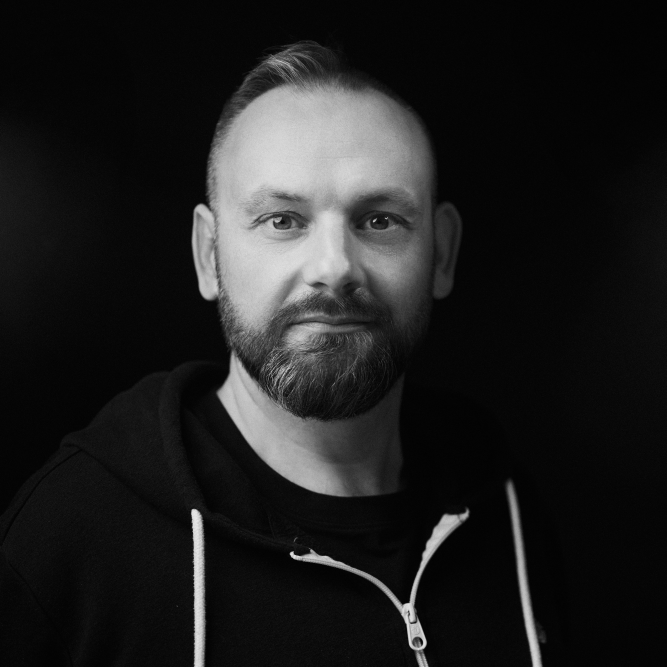
#> input picture assets-src/originals/portrait-hood-bw.jpg, 2000 x 2000 px (shown at 1/3 size)
$ python build-images.py
#> lines starting #> are read from the running program, lines starting #| are printed output that depends on the picture
#!/usr/bin/env python3
"""
Development-only helper: generates the delivery image variants in
htdocs/assets/images/ from the untouched originals in assets-src/originals/.

Requires Python 3 + Pillow. It is NOT needed to deploy or run the website;
the generated files are committed. Re-run it only when originals change or
when you add a new photograph (see README.md, "Fotos austauschen").

Usage:  python3 tools/build-images.py
"""
from pathlib import Path
from PIL import Image, ImageOps

ROOT = Path(__file__).resolve().parent.parent
SRC = ROOT / "assets-src" / "originals"
OUT = ROOT / "htdocs" / "assets" / "images"

JPEG_QUALITY = 80
WEBP_QUALITY = 78

# name -> (source file, [widths], optional crop definition)
# crop: dict(ratio=(w, h), cx=0..1 horizontal focus, cy=0..1 vertical focus, widths=[...])
PHOTOS = {
    # Owner-supplied black-and-white hood portrait (2000×2000, no EXIF). The older
    # square DSC6295_square.jpg stays in assets-src/originals/ and is no longer delivered.
    "portrait-hood": dict(src="portrait-hood-bw.jpg", widths=[480, 600, 800, 1200, 1600, 2000]),
    "stage-red": dict(
        src="11059538_883376491737597_7864039594443423760_o-1.jpg",
        widths=[640, 1024, 1600, 2048],
        crop=dict(ratio=(4, 5), cx=0.5, cy=0.45, widths=[540, 900]),
    ),
    "crowd-club": dict(src="DSC8135.jpg", widths=[480, 900]),
    "stage-blue": dict(src="MG_6693.jpg", widths=[480, 900]),
    "max-the-sax-prag-1": dict(src="mtsprag1.jpg", widths=[480, 800, 1200]),
    "max-the-sax-prag-2": dict(src="mtsprag0.jpg", widths=[480, 800, 1200]),
    "max-the-sax-prag-3": dict(src="maxthesax.jpg", widths=[480, 800, 1200]),
    "portrait-studio": dict(
        src="ChristianReichingerFrontpage.jpg",
        widths=[800, 1200, 1600],
        crop=dict(ratio=(4, 5), cx=0.67, cy=0.5, widths=[480, 800, 1000]),
    ),
}

# Logos: keep format (PNG transparency / JPEG), downscale only, 1x + 2x.
LOGOS = {
    "supervision": dict(src="supervision_front.png", widths=[400, 800]),
    "max-the-sax": dict(src="Max_logo_positiv_BG.png", widths=[400, 800]),
    "soulsanity": dict(src="SoulSanity-Logo.png", widths=[]),
    "summarock": dict(src="summarock.jpg", widths=[400, 800]),
    "sonic-vt": dict(src="sonic-vt.png", widths=[]),
    "scorpios": dict(src="17634736_1219831068139114_6404694967964005005_n-2.jpg", widths=[]),
    "i-tuepfe-rider": dict(src="ituepferider.png", widths=[400, 800]),
    "stadlmusi": dict(src="Stadlmusi.jpg", widths=[300, 600]),
    "hoamspue": dict(src="HoamspueLogo.jpg", widths=[400, 800]),
    "freundlich-kompetent": dict(src="fk-2.png", widths=[]),
    "his-name-is-sandusky": dict(src="50446397_2086117541453459_9173580442337542144_n.jpg", widths=[]),
    "prague-metronome-festival": dict(src="Prague-Metronome-Festival.png", widths=[]),
    "bleedingstar": dict(src="BS-Logo-Pfade-weiss.png", widths=[]),
    "rstream": dict(src="rstream.png", widths=[]),
}


def save_photo(img: Image.Image, stem: str, width: int) -> None:
    if img.width < width:
        return  # never upscale
    h = round(img.height * width / img.width)
    out = img.resize((width, h), Image.LANCZOS)
    out.save(OUT / "photos" / f"{stem}-{width}.jpg", "JPEG", quality=JPEG_QUALITY, optimize=True, progressive=True)
    out.save(OUT / "photos" / f"{stem}-{width}.webp", "WEBP", quality=WEBP_QUALITY, method=6)


def crop_to_ratio(img: Image.Image, ratio, cx: float, cy: float) -> Image.Image:
    rw, rh = ratio
    target = rw / rh
    if img.width / img.height > target:
        new_w = round(img.height * target)
        x0 = min(max(round(img.width * cx - new_w / 2), 0), img.width - new_w)
        return img.crop((x0, 0, x0 + new_w, img.height))
    new_h = round(img.width / target)
    y0 = min(max(round(img.height * cy - new_h / 2), 0), img.height - new_h)
    return img.crop((0, y0, img.width, y0 + new_h))


def build_photos() -> None:
    for stem, spec in PHOTOS.items():
        img = ImageOps.exif_transpose(Image.open(SRC / spec["src"])).convert("RGB")
#> img is the input picture: PIL image 2000x2000 RGB; min 0, max 242, mean 31.2
        for w in spec["widths"]:
            save_photo(img, stem, w)
#> this loop made 6 passes
#> pass 1, in save_photo, `out = img.resize((width, h), Image.LANCZOS)`:
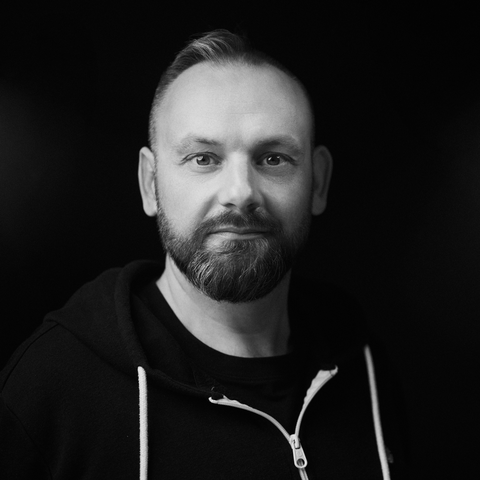
#> out: PIL image 480x480 RGB; min 0, max 238, mean 31.2
        if "crop" in spec:
            c = spec["crop"]
            cropped = crop_to_ratio(img, c["ratio"], c["cx"], c["cy"])
            for w in c["widths"]:
                save_photo(cropped, f"{stem}-portrait", w)
        print("photo", stem, img.size)
#| photo portrait-hood (2000, 2000)
#> pass 2 of the loop in build_photos, `for stem, spec in PHOTOS.items():`:
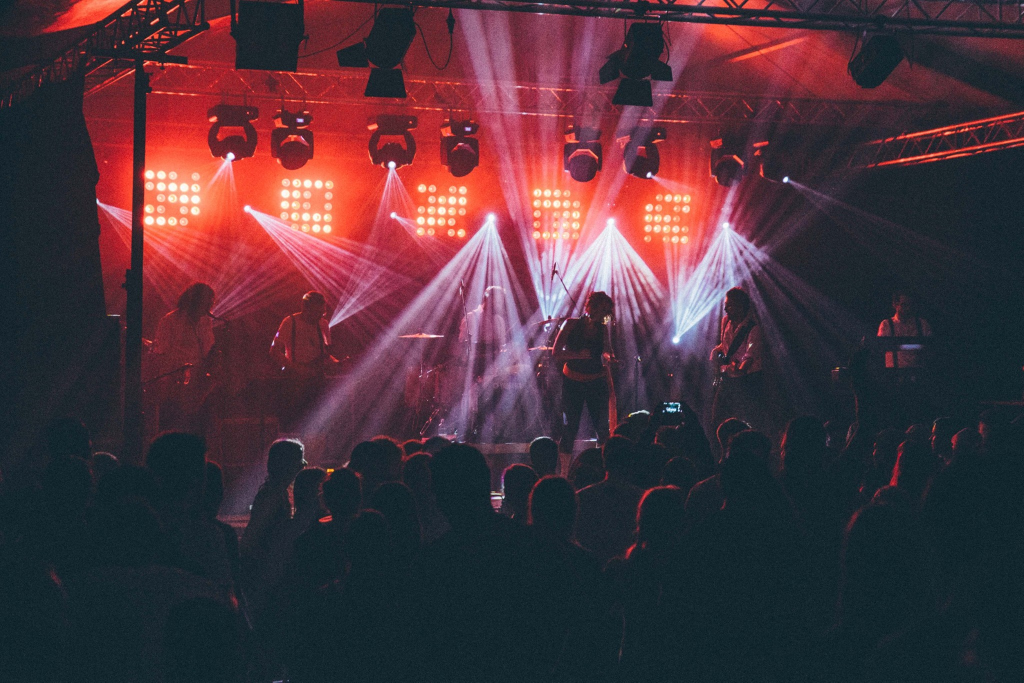
#> input picture assets-src/originals/11059538_883376491737597_7864039594443423760_o-1.jpg, 2048 x 1365 px (shown at 1/2 size)
#> in build_photos, img is the input picture: PIL image 2048x1365 RGB; mean R, G, B 76.3, 51.8, 60.7
#> in crop_to_ratio, `return img.crop((x0, 0, x0 + new_w, img.height))`:
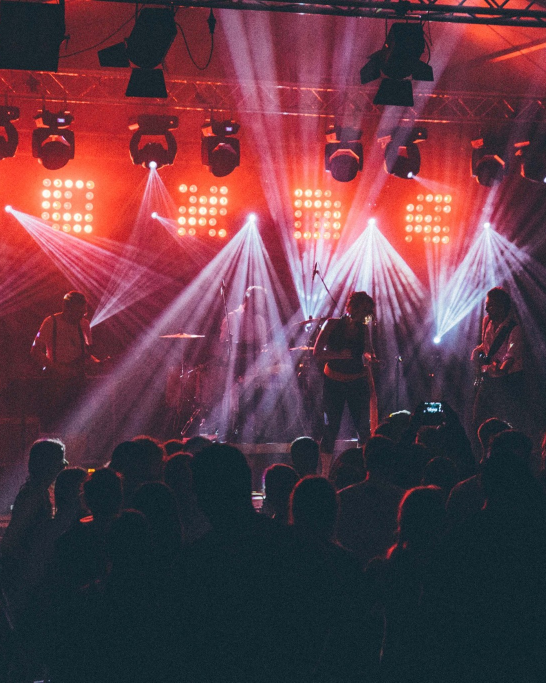
#> returned value: PIL image 1092x1365 RGB (shown at 1/2 size); mean R, G, B 97.3, 60.2, 70.8
#> the loop in build_photos, `for w in c["widths"]:` made 2 passes
#> pass 1, in save_photo (call 11), `out = img.resize((width, h), Image.LANCZOS)`:
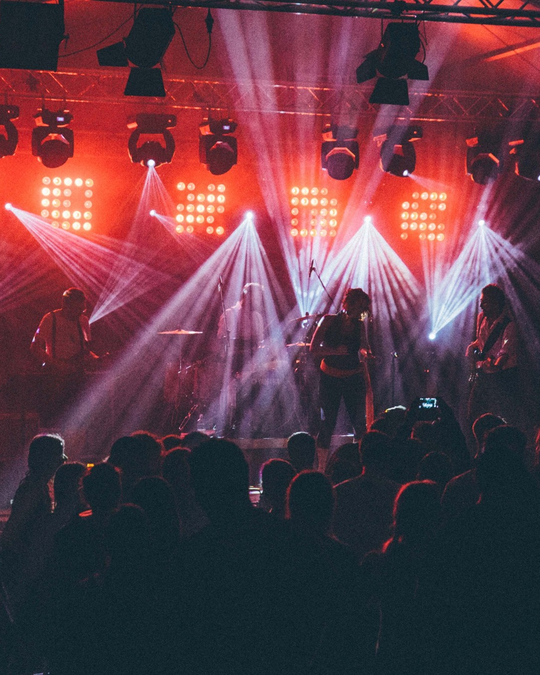
#> out: PIL image 540x675 RGB; mean R, G, B 97.3, 60.2, 70.8
#| photo stage-red (2048, 1365)


def build_logos() -> None:
    for stem, spec in LOGOS.items():
        src = SRC / spec["src"]
        img = Image.open(src)
        ext = ".png" if img.mode in ("RGBA", "P", "LA") or src.suffix.lower() == ".png" else ".jpg"
        widths = [w for w in spec["widths"] if w < img.width] or [img.width]
        for w in widths:
            out = img if w == img.width else img.resize((w, round(img.height * w / img.width)), Image.LANCZOS)
            suffix = "" if len(widths) == 1 else f"-{w}"
            path = OUT / "logos" / f"{stem}{suffix}{ext}"
            if ext == ".png":
                out.convert("RGBA").save(path, "PNG", optimize=True)
            else:
                out.convert("RGB").save(path, "JPEG", quality=85, optimize=True, progressive=True)
        print("logo", stem, img.size, widths)


if __name__ == "__main__":
    (OUT / "photos").mkdir(parents=True, exist_ok=True)
    (OUT / "logos").mkdir(parents=True, exist_ok=True)
#> (the run stopped early here; a loop or call above may not have finished)
